Frame 1 (no input): blank canvas, image omitted
Frame 60 (no input): blank canvas, image omitted
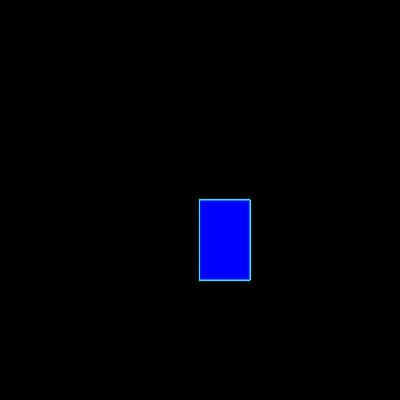
Frame 120 (the mouse pressed at the canvas centre since frame 60)

The p5.js sketch whose frames 1 and 60 were blank and that drew this single picture after the mouse press (run headless with seeded random() and noise() and a simulated clock; from frame 60 on, the mouse is pressed at the canvas centre):

// p5.js sketch
// ── sketch.js
function setup() {
    createCanvas(400, 400);
     background("black");
  
  }
  
  function draw() {
  
  
    stroke("cyan");
    fill("blue");
  
    //console.log(mouseIsPressed)
  
    if (mouseIsPressed) {
      rect(mouseX, mouseY, 50, 80);
    }
  }
